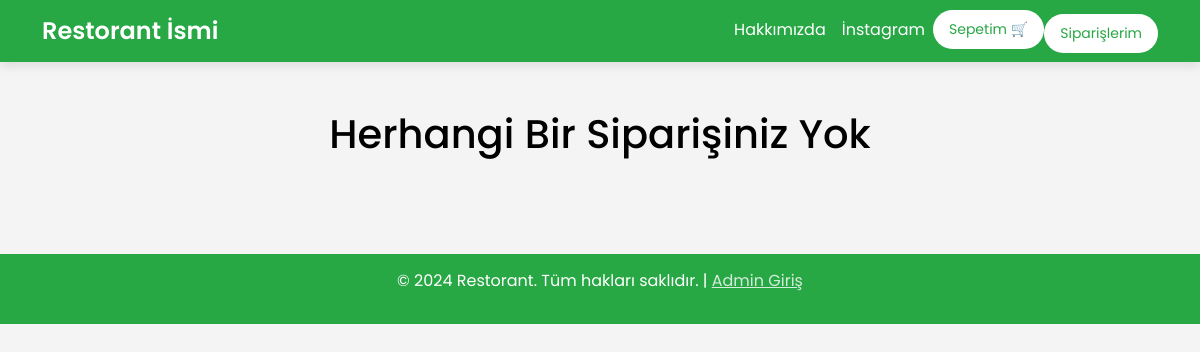
/orders (signed in), run on an earlier commit of the app's database.
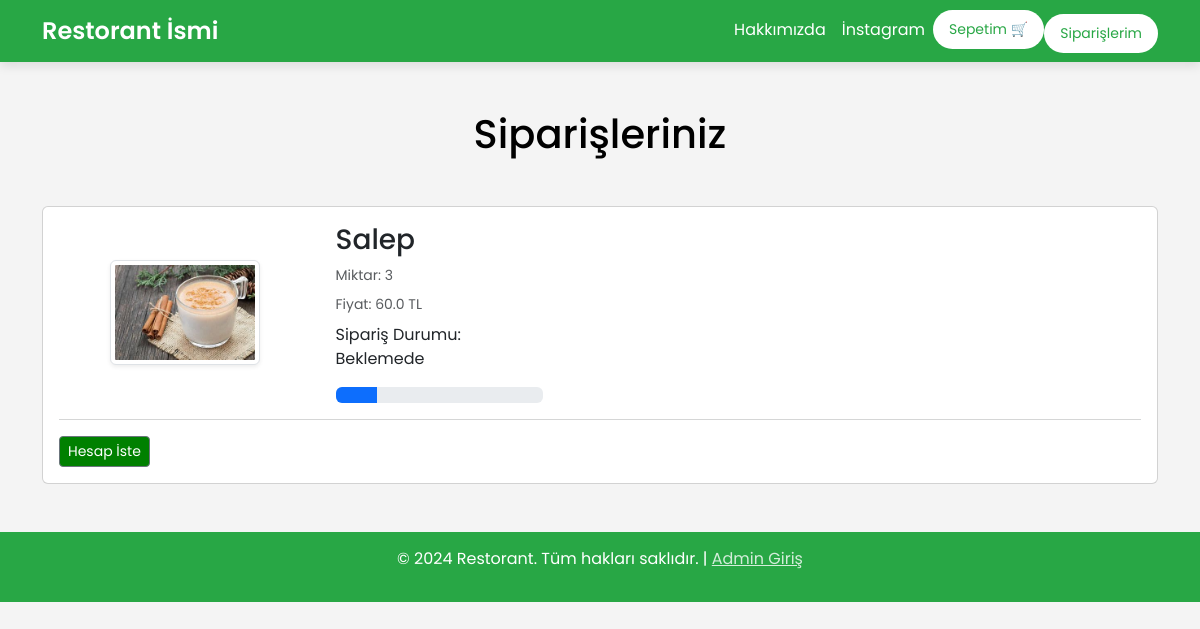
And on a later commit of the database.
### website/models.py (models this page shows, shortened)
class Order(db.Model):
    id = db.Column(db.Integer, primary_key=True)
    quantity = db.Column(db.Integer, nullable=False)
    price = db.Column(db.Float, nullable=False)
    status = db.Column(db.String(100), nullable=True)
    Payment = db.Column(db.String(100), nullable=True)
    customer_link = db.Column(db.Integer, db.ForeignKey('customer.id'), nullable=True)
    product_link = db.Column(db.Integer, db.ForeignKey('product.id'), nullable=False)

class Product(db.Model):
    id = db.Column(db.Integer, primary_key=True)
    product_name = db.Column(db.String(100), nullable=False)
    current_price = db.Column(db.Float, nullable=False)
    previous_price = db.Column(db.Float, nullable=False)
    in_stock = db.Column(db.Integer, nullable=False)
    product_picture = db.Column(db.String(1000), nullable=False)
    flash_sale = db.Column(db.Boolean, default=False)
    date_added = db.Column(db.DateTime, default=datetime.utcnow)
    salad = db.Column(db.Boolean, default=False)
    main = db.Column(db.Boolean, default=False)
    colddrink = db.Column(db.Boolean, default=False)
    hotdrink = db.Column(db.Boolean, default=False)
    desert = db.Column(db.Boolean, default=False)
    sneak = db.Column(db.Boolean, default=False)
    Solded = db.Column(db.Integer, default=0)
    carts = db.relationship('Cart', backref=db.backref('product', lazy=True))
    orders = db.relationship('Order', backref=db.backref('product', lazy=True))

### website/views.py (the view)
@views.route('/orders', methods=['GET', 'POST'])
@login_required
def order():
    orders = Order.query.filter_by(customer_link=current_user.id).all()
    return render_template('orders.html', orders=orders)

### website/templates/orders.html (shortened to what this page needs)
{% extends 'base.html' %}
{% block body %}
<div class="container my-5">
    <div class="row">
        {% if orders %}
        <h1 class="text-center mb-5" style="color: black;">Siparişleriniz</h1>
        <div class="col-sm-13">
            <div class="card">
                <div class="card-body">
                    {% for item in orders %}
                    <div class="row">
                        <div class="col-sm-3 text-center align-self-center">
                            <img src="{{ item.product.product_picture }}" alt="" class="img-fluid img-thumbnail shadow-sm" height="150px" width="150px">
                        </div>
                        <div class="col-sm-7">
                            <h3>{{ item.product.product_name }}</h3>
                            <p class="mb-2 text-muted small">Miktar: {{ item.quantity }}</p>
                            <p class="mb-2 text-muted small">Fiyat: {{ item.price }} TL</p>
                            <div class="col-sm-4">
                                <p>Sipariş Durumu: {{ item.status }}</p>
                                {% if item.status == 'Beklemede' %}
                                <div class="progress">
                                    <div class="progress-bar" role="progressbar" style="width: 20%;"  aria-valuenow="20" aria-valuemin="0" aria-valuemax="100"></div>
                                </div>
                                {% elif item.status == 'Onaylandı' %}
                                <div class="progress">
                                    <div class="progress-bar bg-info" role="progressbar" style="width: 40%;"  aria-valuenow="40" aria-valuemin="0" aria-valuemax="100"></div>
                                </div>
                                {% elif item.status == 'Out for delivery' %}
                                <div class="progress">
                                    <div class="progress-bar bg-warning" role="progressbar" style="width: 70%;"  aria-valuenow="70" aria-valuemin="0" aria-valuemax="100"></div>
                                </div>
                                {% elif item.status == 'Servis Edildi' %}
                                <div class="progress">
                                    <div class="progress-bar bg-success" role="progressbar" style="width: 100%;"  aria-valuenow="100" aria-valuemin="0" aria-valuemax="100"></div>
                                </div>
                                {% elif item.status == 'İptal Edildi' %}
                                <div class="progress">
                                    <div class="progress-bar bg-danger" role="progressbar" style="width: 100%;"  aria-valuenow="100" aria-valuemin="0" aria-valuemax="100"></div>
                                </div>
                                {% endif %}
                            </div>
                        </div>
                    </div>
                    <hr class="text-muted">
                    {% endfor %}
                    <div class="col-sm-4">
                        <a class="btn btn-sm btn-secondary  " style="margin-right: -200px; color: rgb(255, 255, 255); background-color: green;" href="/payment">Hesap İste</a>
                    </div>
                </div>
            </div>
        </div>
        {% else %}
        <h1 class="text-center mb-5" style="color: black;">Herhangi Bir Siparişiniz Yok</h1>
        {% endif %}
    </div>
</div>
{% endblock %}

What changed in the data, as far as the page shows it:
added Order: product.product_picture (picture), product.product_name "Salep", quantity "3", price "60.0", status "Beklemede"
Also different on the page:
text no longer shown: "Herhangi Bir Siparişiniz Yok"
text now shown: "Siparişleriniz Hesap İste"
